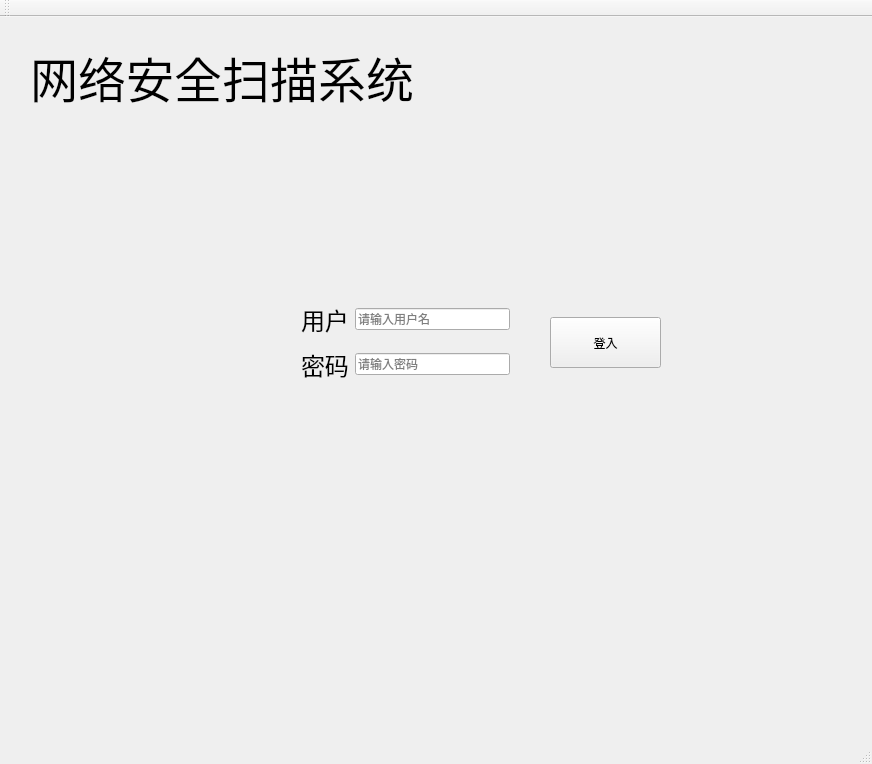
<?xml version="1.0" encoding="UTF-8"?>
<ui version="4.0">
 <class>MainWindow</class>
 <widget class="QMainWindow" name="MainWindow">
  <property name="geometry">
   <rect>
    <x>0</x>
    <y>0</y>
    <width>872</width>
    <height>764</height>
   </rect>
  </property>
  <property name="windowTitle">
   <string>MainWindow</string>
  </property>
  <property name="toolButtonStyle">
   <enum>Qt::ToolButtonTextBesideIcon</enum>
  </property>
  <widget class="QWidget" name="centralWidget">
   <widget class="QLabel" name="label">
    <property name="geometry">
     <rect>
      <x>30</x>
      <y>0</y>
      <width>501</width>
      <height>121</height>
     </rect>
    </property>
    <property name="text">
     <string>&lt;html&gt;&lt;head/&gt;&lt;body&gt;&lt;p&gt;&lt;span style=&quot; font-size:36pt;&quot;&gt;网络安全扫描系统&lt;/span&gt;&lt;/p&gt;&lt;/body&gt;&lt;/html&gt;</string>
    </property>
   </widget>
   <widget class="QPushButton" name="loginButton">
    <property name="geometry">
     <rect>
      <x>550</x>
      <y>300</y>
      <width>111</width>
      <height>51</height>
     </rect>
    </property>
    <property name="text">
     <string>登入</string>
    </property>
    <property name="flat">
     <bool>false</bool>
    </property>
   </widget>
   <widget class="QWidget" name="layoutWidget">
    <property name="geometry">
     <rect>
      <x>290</x>
      <y>270</y>
      <width>231</width>
      <height>111</height>
     </rect>
    </property>
    <layout class="QHBoxLayout" name="horizontalLayout_3">
     <item>
      <layout class="QVBoxLayout" name="verticalLayout">
       <item>
        <layout class="QHBoxLayout" name="horizontalLayout">
         <item>
          <widget class="QLabel" name="label_2">
           <property name="text">
            <string>&lt;html&gt;&lt;head/&gt;&lt;body&gt;&lt;p&gt;&lt;span style=&quot; font-size:18pt;&quot;&gt;用户&lt;/span&gt;&lt;/p&gt;&lt;/body&gt;&lt;/html&gt;</string>
           </property>
          </widget>
         </item>
         <item>
          <widget class="QLineEdit" name="lineEdit">
           <property name="placeholderText">
            <string>请输入用户名</string>
           </property>
          </widget>
         </item>
        </layout>
       </item>
       <item>
        <layout class="QHBoxLayout" name="horizontalLayout_2">
         <item>
          <widget class="QLabel" name="label_3">
           <property name="text">
            <string>&lt;html&gt;&lt;head/&gt;&lt;body&gt;&lt;p&gt;&lt;span style=&quot; font-size:18pt;&quot;&gt;密码&lt;/span&gt;&lt;/p&gt;&lt;/body&gt;&lt;/html&gt;</string>
           </property>
          </widget>
         </item>
         <item>
          <widget class="QLineEdit" name="lineEdit_2">
           <property name="placeholderText">
            <string>请输入密码</string>
           </property>
          </widget>
         </item>
        </layout>
       </item>
      </layout>
     </item>
    </layout>
   </widget>
  </widget>
  <widget class="QToolBar" name="mainToolBar">
   <attribute name="toolBarArea">
    <enum>TopToolBarArea</enum>
   </attribute>
   <attribute name="toolBarBreak">
    <bool>false</bool>
   </attribute>
  </widget>
  <widget class="QStatusBar" name="statusBar"/>
 </widget>
 <layoutdefault spacing="6" margin="11"/>
 <resources/>
 <connections/>
</ui>
